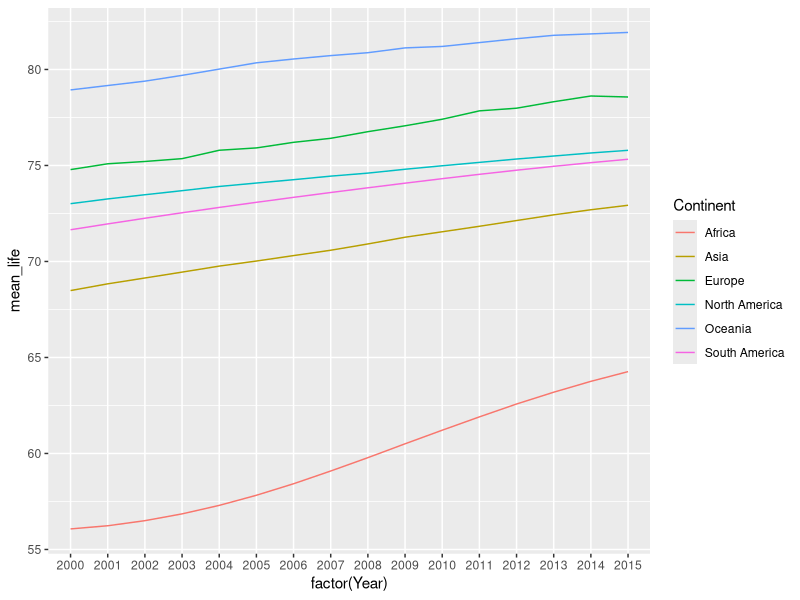

Write the R code that produced this figure.
install.packages("tidyverse", dependencies = TRUE)
# library(tidyverse)
library(ggplot2)
library(dplyr)

lifeExpectancy <- read.csv("./Life_Expectancy_00_15.csv", sep = ",")
a = lifeExpectancy %>% group_by(Year, Continent) %>% summarise(mean_life = mean(Life_Expectancy))
ggplot (a, aes(factor(Year), mean_life, fill=Continent, group=Continent, color=Continent)) + geom_line()
